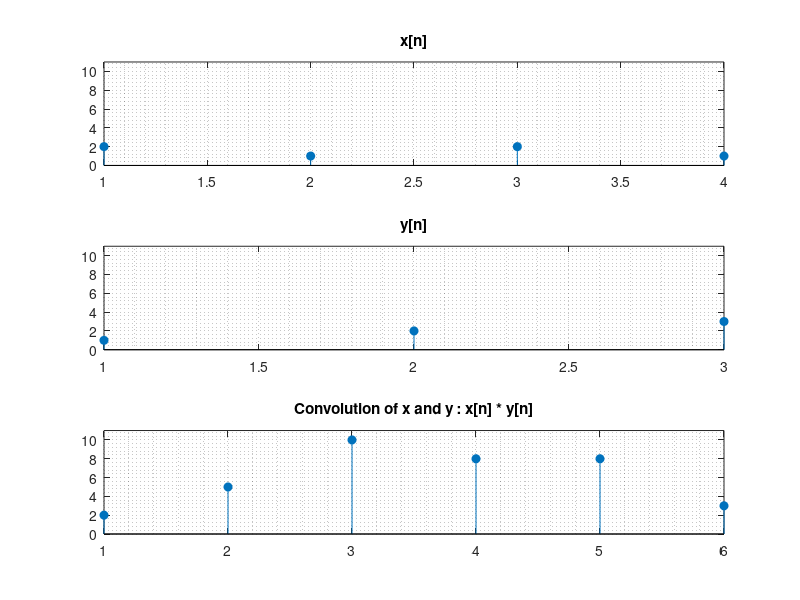

The MATLAB script that drew this image:
clc;
clear;
close all;
%{
Convolution of two signals using 'conv' function
%}
x = [2 1 2 1];
y = [1 2 3];
clin = conv(x,y); 

subplot(3,1,1)
stem(x,'filled')
title('x[n]')
grid minor;
ylim([0 11])


subplot(3,1,2)
stem(y,'filled')
title('y[n]')
grid minor;
ylim([0 11]);

subplot(3,1,3);
stem(clin,'filled')
ylim([0 11])
title('Convolution of x and y : x[n] * y[n]')
grid minor;